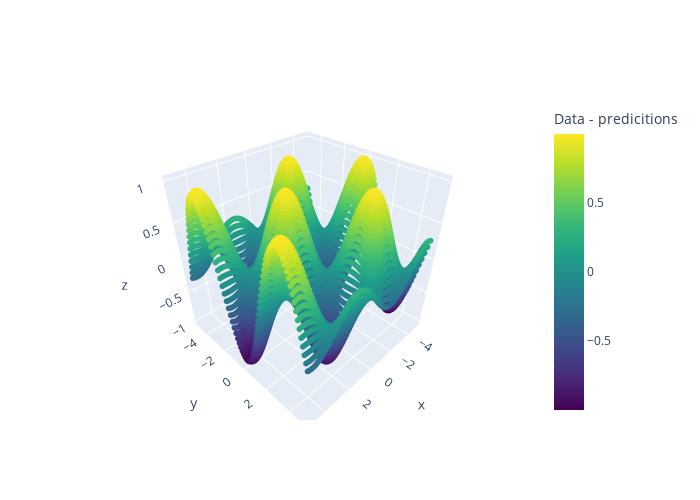

Notebook source saved alongside this figure:
### Code cell
predictions = model(torch.cat((torch.Tensor(X).reshape(-1, 1), torch.Tensor(Y).reshape(-1, 1)), axis=1).to(device)).cpu().detach().numpy().reshape(-1)
trace1 = go.Scatter3d(
    x=X.reshape(-1),
    y=Y.reshape(-1),
    z=Z.reshape(-1),
    mode='markers',
    marker=dict(
        size=2,
        color=Z.reshape(-1),
        colorscale='Viridis',
        colorbar=dict(title='Data - predicitions'),
    ),
    name='Model'
)
fig = go.Figure(data=[trace1], layout=dict(width=700, height=500))
# fig.update_layout(
#     scene = dict(
#         xaxis = dict(range=[-5,5]),
#         yaxis = dict(range=[-5,5]),
#         zaxis = dict(range=[-0.1,0.1]),),
#     width=700,
#     margin=dict(r=20, l=10, b=10, t=10)
# )
fig.show()

### Figure 1 — Plotly figure (JSON) as saved in the notebook; plotly's stock layout.template omitted (floating-point values rounded to 4 significant figures; data arrays with more than 128 entries replaced by an {"elided": "..."} marker saying what was removed)
{"data": [{"marker": {"color": {"elided": "10000 float values"}, "colorbar": {"title": {"text": "Data - predicitions"}}, "colorscale": [[0, "#440154"], [0.1111, "#482878"], [0.2222, "#3e4989"], [0.3333, "#31688e"], [0.4444, "#26828e"], [0.5556, "#1f9e89"], [0.6667, "#35b779"], [0.7778, "#6ece58"], [0.8889, "#b5de2b"], [1, "#fde725"]], "size": 2}, "mode": "markers", "name": "Model", "type": "scatter3d", "x": {"elided": "10000 float values"}, "y": {"elided": "10000 float values"}, "z": {"elided": "10000 float values"}}], "layout": {"height": 500, "width": 700}}
